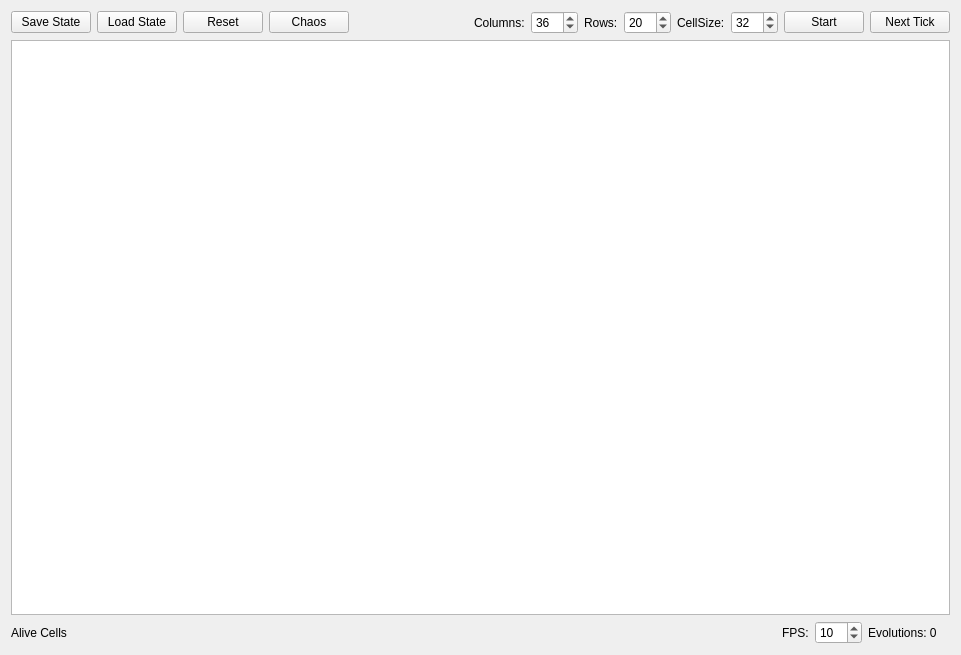
<?xml version="1.0" encoding="UTF-8"?>
<ui version="4.0">
 <class>MainWindow</class>
 <widget class="QMainWindow" name="MainWindow">
  <property name="geometry">
   <rect>
    <x>0</x>
    <y>0</y>
    <width>961</width>
    <height>655</height>
   </rect>
  </property>
  <property name="windowTitle">
   <string>MainWindow</string>
  </property>
  <widget class="QWidget" name="centralWidget">
   <layout class="QGridLayout" name="gridLayout">
    <item row="0" column="0">
     <layout class="QHBoxLayout" name="horizontalLayout">
      <item>
       <widget class="QPushButton" name="SaveButton">
        <property name="sizePolicy">
         <sizepolicy hsizetype="Fixed" vsizetype="Fixed">
          <horstretch>0</horstretch>
          <verstretch>0</verstretch>
         </sizepolicy>
        </property>
        <property name="text">
         <string>Save State</string>
        </property>
       </widget>
      </item>
      <item>
       <widget class="QPushButton" name="LoadButton">
        <property name="sizePolicy">
         <sizepolicy hsizetype="Fixed" vsizetype="Fixed">
          <horstretch>0</horstretch>
          <verstretch>0</verstretch>
         </sizepolicy>
        </property>
        <property name="text">
         <string>Load State</string>
        </property>
       </widget>
      </item>
      <item>
       <widget class="QPushButton" name="ResetButton">
        <property name="sizePolicy">
         <sizepolicy hsizetype="Fixed" vsizetype="Fixed">
          <horstretch>0</horstretch>
          <verstretch>0</verstretch>
         </sizepolicy>
        </property>
        <property name="text">
         <string>Reset</string>
        </property>
       </widget>
      </item>
      <item>
       <widget class="QPushButton" name="ChaosButton">
        <property name="text">
         <string>Chaos</string>
        </property>
       </widget>
      </item>
      <item>
       <spacer name="horizontalSpacer">
        <property name="orientation">
         <enum>Qt::Horizontal</enum>
        </property>
        <property name="sizeHint" stdset="0">
         <size>
          <width>40</width>
          <height>20</height>
         </size>
        </property>
       </spacer>
      </item>
      <item>
       <widget class="QLabel" name="label_3">
        <property name="text">
         <string>Columns:</string>
        </property>
       </widget>
      </item>
      <item>
       <widget class="QSpinBox" name="ColumnsSpin">
        <property name="minimum">
         <number>3</number>
        </property>
        <property name="maximum">
         <number>256</number>
        </property>
        <property name="value">
         <number>36</number>
        </property>
       </widget>
      </item>
      <item>
       <widget class="QLabel" name="label_2">
        <property name="text">
         <string>Rows:</string>
        </property>
       </widget>
      </item>
      <item>
       <widget class="QSpinBox" name="RowsSpin">
        <property name="minimum">
         <number>3</number>
        </property>
        <property name="maximum">
         <number>256</number>
        </property>
        <property name="value">
         <number>20</number>
        </property>
       </widget>
      </item>
      <item>
       <widget class="QLabel" name="label_4">
        <property name="text">
         <string>CellSize:</string>
        </property>
       </widget>
      </item>
      <item>
       <widget class="QSpinBox" name="CellSizeSpin">
        <property name="minimum">
         <number>1</number>
        </property>
        <property name="maximum">
         <number>256</number>
        </property>
        <property name="value">
         <number>32</number>
        </property>
       </widget>
      </item>
      <item>
       <widget class="QPushButton" name="PauseButton">
        <property name="sizePolicy">
         <sizepolicy hsizetype="Fixed" vsizetype="Fixed">
          <horstretch>0</horstretch>
          <verstretch>0</verstretch>
         </sizepolicy>
        </property>
        <property name="text">
         <string>Start</string>
        </property>
       </widget>
      </item>
      <item>
       <widget class="QPushButton" name="NextTickButton">
        <property name="sizePolicy">
         <sizepolicy hsizetype="Fixed" vsizetype="Fixed">
          <horstretch>0</horstretch>
          <verstretch>0</verstretch>
         </sizepolicy>
        </property>
        <property name="text">
         <string>Next Tick</string>
        </property>
       </widget>
      </item>
     </layout>
    </item>
    <item row="2" column="0">
     <layout class="QHBoxLayout" name="horizontalLayout_2">
      <property name="topMargin">
       <number>0</number>
      </property>
      <item>
       <widget class="QLabel" name="AliveCellsLabel">
        <property name="text">
         <string>Alive Cells</string>
        </property>
       </widget>
      </item>
      <item>
       <spacer name="horizontalSpacer_2">
        <property name="orientation">
         <enum>Qt::Horizontal</enum>
        </property>
        <property name="sizeHint" stdset="0">
         <size>
          <width>40</width>
          <height>20</height>
         </size>
        </property>
       </spacer>
      </item>
      <item>
       <widget class="QLabel" name="label">
        <property name="text">
         <string>FPS:</string>
        </property>
       </widget>
      </item>
      <item>
       <widget class="QSpinBox" name="fpsSpinbox">
        <property name="minimum">
         <number>1</number>
        </property>
        <property name="maximum">
         <number>100</number>
        </property>
        <property name="value">
         <number>10</number>
        </property>
       </widget>
      </item>
      <item>
       <widget class="QLabel" name="EvolutionsLabel">
        <property name="text">
         <string>Evolutions: 0</string>
        </property>
       </widget>
      </item>
      <item>
       <widget class="QLabel" name="pausedLabel">
        <property name="text">
         <string/>
        </property>
       </widget>
      </item>
     </layout>
    </item>
    <item row="1" column="0">
     <widget class="QGraphicsView" name="graphicsView"/>
    </item>
   </layout>
  </widget>
 </widget>
 <layoutdefault spacing="6" margin="11"/>
 <resources/>
 <connections/>
</ui>
